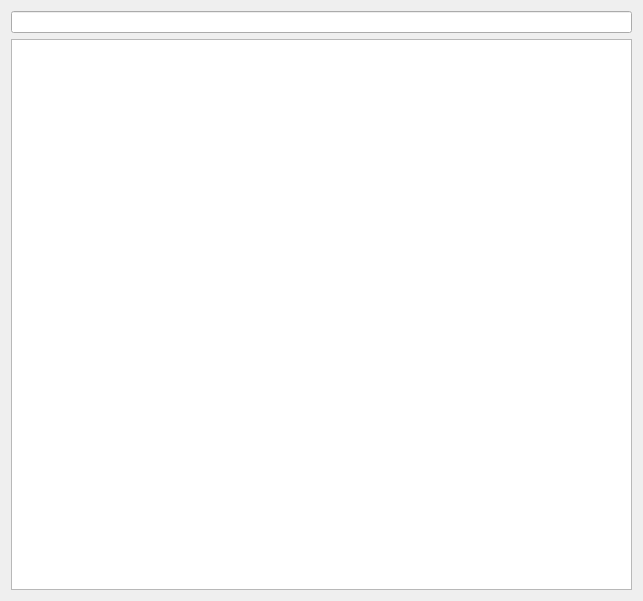
<?xml version="1.0" encoding="UTF-8"?>
<ui version="4.0">
 <class>Show_Person</class>
 <widget class="QWidget" name="Show_Person">
  <property name="geometry">
   <rect>
    <x>0</x>
    <y>0</y>
    <width>643</width>
    <height>601</height>
   </rect>
  </property>
  <property name="windowTitle">
   <string>Form</string>
  </property>
  <layout class="QVBoxLayout" name="verticalLayout">
   <item>
    <widget class="QLineEdit" name="lineEdit_mulu"/>
   </item>
   <item>
    <widget class="QTextEdit" name="textEdit"/>
   </item>
  </layout>
 </widget>
 <resources/>
 <connections/>
</ui>
